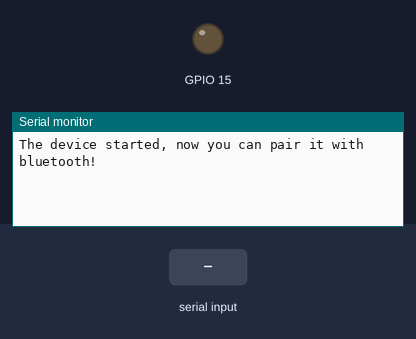
This sketch was run on a simulated ESP32. Parts: output pins drawn as LEDs (lit = HIGH), the last lines printed to the serial monitor. Inputs (shaded band) come from the test bench. Nothing arrives over Bluetooth unless stated.

Above: at 2.8 s.
2.9 s: "55" received over Serial
At 5.1 s:
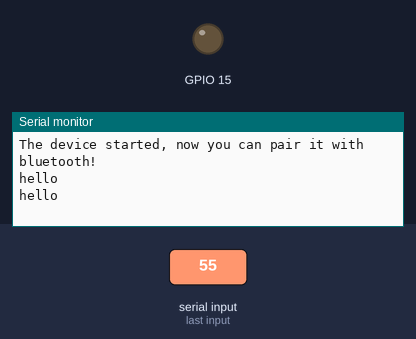
5.5 s: "55" received over the second serial link
At 7.4 s:
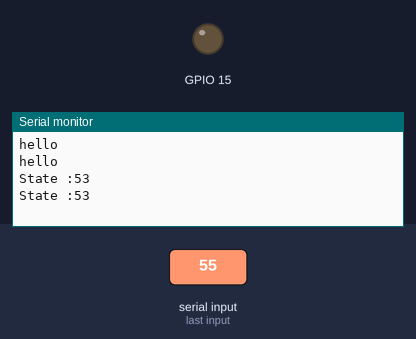

The sketch:

expbluetooth.ino
```cpp
#include "BluetoothSerial.h"
#if !defined(CONFIG_BT_ENABLED) || !defined(CONFIG_BLUEDROID_ENABLED)
#error Bluetooth is not enabled! Please run `make menuconfig` to and enable it
#endif
BluetoothSerial SerialBT;
String state;
void setup() {
pinMode(15, OUTPUT);
Serial.begin(115200);
SerialBT.begin("hima"); //Bluetooth device name
Serial.println("The device started, now you can pair it with bluetooth!");
}
void loop() {
if (Serial.available())
{
SerialBT.write(Serial.read());
Serial.println("hello");
}
if (SerialBT.available()) {
state=SerialBT.read();
Serial.print("State :");
Serial.println(state);
if (state.equals("55")) {
digitalWrite(15, HIGH);
Serial.println("Light On");
}
// if the state is 'LED1OFF' the led1 will turn off
else if (state.equals("56")){
digitalWrite(15, LOW);
Serial.println("Light Off");
}
}
state="";
delay(1000);
}
```

Measured:
- after the input at 2.9 s, the serial monitor: prints a new line after 0.10 s (image 1)
- after the input at 5.5 s, the serial monitor: prints a new line after 0.50 s (image 2)
